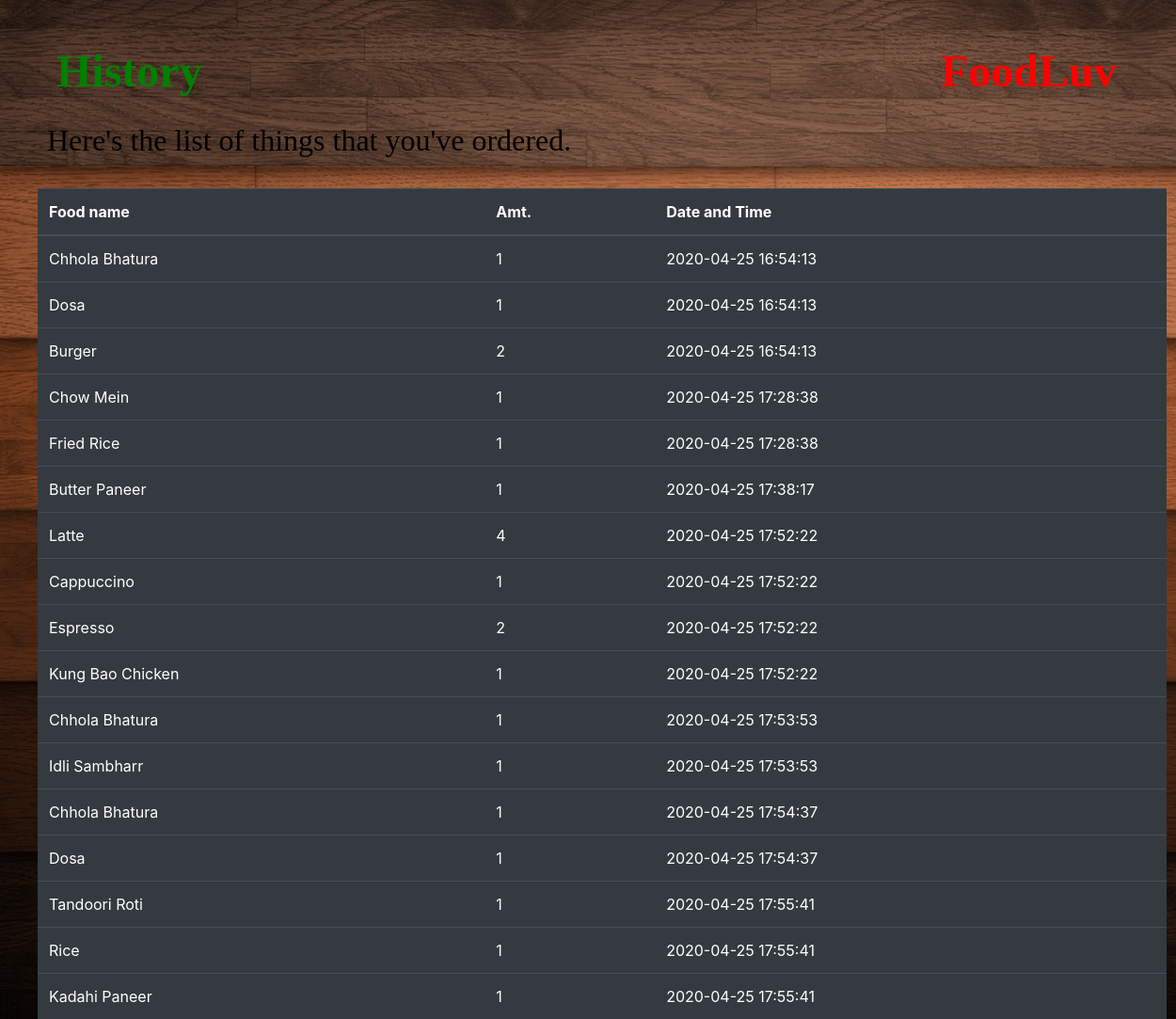
The page /history (signed in) on the database its author committed.
### tables this page shows
CREATE TABLE "history" (
	"id"	INTEGER,
	"foodname"	TEXT NOT NULL,
	"foodnum"	INTEGER NOT NULL,
	"dateandtime"	TEXT NOT NULL
);

### application.py (the view)
@app.route("/history")
@login_required
def history():
    hists = db.execute("SELECT * FROM history WHERE id =:id",id = session["user_id"])
    return render_template("history.html",hists=hists)

### application.py (called while the page is built)
@app.after_request
def after_request(response):
    response.headers["Cache-Control"] = "no-cache, no-store, must-revalidate"
    response.headers["Expires"] = 0
    response.headers["Pragma"] = "no-cache"
    return response

### helpers.py (called while the page is built)
def login_required(f):
    @wraps(f)
    def decorated_function(*args, **kwargs):
        if session.get("user_id") is None:
            return redirect("/login")
        return f(*args, **kwargs)
    return decorated_function

### templates/history.html (shortened to what this page needs)
<!DOCTYPE html>
<html>
<head>
  <link href="{{ url_for('static', filename='style.css') }}" rel="stylesheet">
  <link rel="stylesheet" href="https://stackpath.bootstrapcdn.com/bootstrap/4.4.1/css/bootstrap.min.css">
</head>
<body>
  <a href="/" class="cart2"><b>FoodLuv</b></a>
  <a href="/history" class="cart1"><b>History</b></a>
  <p class="greet"> Here's the list of things that you've ordered. <p>
  <table style="position:absolute;top:200px;width:1200px" class="table table-hover table-dark">
    <thead>
    <tr>
        <th>Food name</th>
        <th>Amt.</th>
        <th>Date and Time</th>
    </tr>
</thead>
{% for hist in hists %}
            <tr>
                <td>{{ hist.foodname }}</td>
                <td> {{ hist.foodnum }}  </td>
                <td>{{ hist.dateandtime }} </td>
            </tr>
            {% endfor %}
</table>
</body>
</html>

### static/style.css (style rules this page uses)
body { background-image:url('background1.jpg'); background-repeat:no-repeat; background-size: cover; background-attachment: fixed; padding:40px; }
.cart1 { font-size:xxx-large; color:green; font-family: cursive; position:absolute; top:40px; left:60px; }
.cart2 { font-size: xxx-large; color:red; font-family: cursive; position: absolute; top:40px; left:1000px; }
.greet { font-size: xx-large; color:black; font-family: cursive; position:absolute; top:125px; left:50px; }

### rows shown on the page
history: foodname "Chhola Bhatura", foodnum "1", dateandtime "2020-04-25 16:54:13"
history: foodname "Dosa", foodnum "1", dateandtime "2020-04-25 16:54:13"
history: foodname "Burger", foodnum "2", dateandtime "2020-04-25 16:54:13"
history: foodname "Chow Mein", foodnum "1", dateandtime "2020-04-25 17:28:38"
history: foodname "Fried Rice", foodnum "1", dateandtime "2020-04-25 17:28:38"
history: foodname "Butter Paneer", foodnum "1", dateandtime "2020-04-25 17:38:17"
history: foodname "Latte", foodnum "4", dateandtime "2020-04-25 17:52:22"
history: foodname "Cappuccino", foodnum "1", dateandtime "2020-04-25 17:52:22"
history: foodname "Espresso", foodnum "2", dateandtime "2020-04-25 17:52:22"
history: foodname "Kung Bao Chicken", foodnum "1", dateandtime "2020-04-25 17:52:22"
history: foodname "Chhola Bhatura", foodnum "1", dateandtime "2020-04-25 17:53:53"
history: foodname "Idli Sambharr", foodnum "1", dateandtime "2020-04-25 17:53:53"
history: foodname "Chhola Bhatura", foodnum "1", dateandtime "2020-04-25 17:54:37"
history: foodname "Dosa", foodnum "1", dateandtime "2020-04-25 17:54:37"
history: foodname "Tandoori Roti", foodnum "1", dateandtime "2020-04-25 17:55:41"
history: foodname "Rice", foodnum "1", dateandtime "2020-04-25 17:55:41"
history: foodname "Kadahi Paneer", foodnum "1", dateandtime "2020-04-25 17:55:41"
